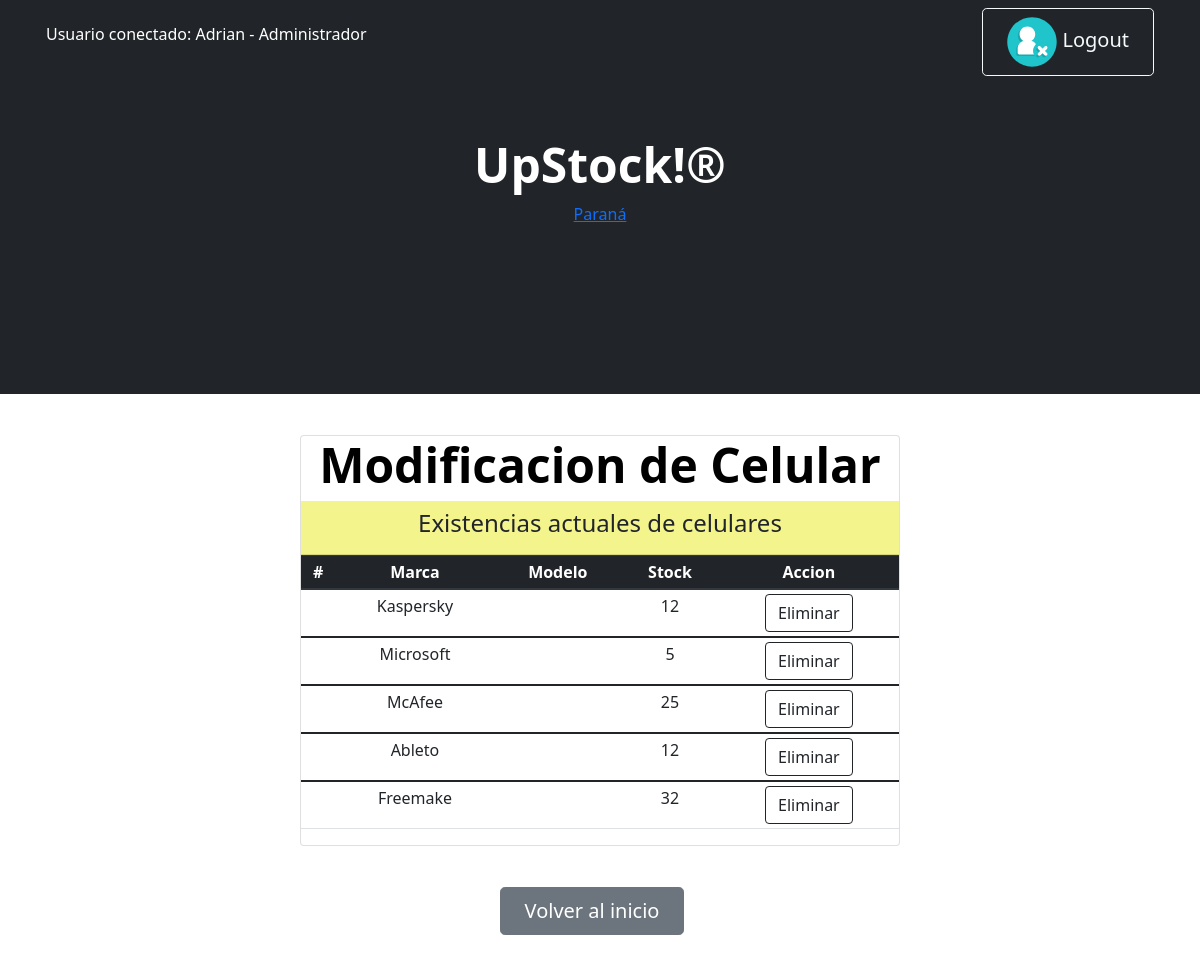
Page /upstock/show_soft_del/ (signed in) on the committed database.
### Miapp/models.py (models this page shows, shortened)
class Software (models.Model):
    tipo= models.CharField (max_length=50)
    marca= models.CharField (max_length=50)
    stock= models.IntegerField()

### Miapp/views.py (the view)
# urls.py: path('show_soft_del/',show_soft_del,name="show_soft_del"),
@permission_required('Miapp.delete_software', raise_exception=True)
@login_required(login_url='Inicio')
def show_soft_del(request):
    lista=Software.objects.all()
    return render(request,"show_soft_del.html",{"Software":lista})

### Miapp/templates/show_soft_del.html
{% extends 'padre.html' %}
{% load static %}
{% block Contenido_cambiante %}
<h1 class="display-5 fw-bolder text-black mb-2"> Modificacion de Celular</h1>
<div class="card-header" style="background-color: rgba(244, 244, 136, 0.957);">
  <h4>Existencias actuales de celulares</h4>
</div>
    <table class="table table-sm">
        <thead class="thead-dark">
          <tr>
            <th scope="col">#</th>
            <th scope="col">Marca</th>
            <th scope="col">Modelo</th>
            <th scope="col">Stock</th>
            <th scope="col">Accion</th>
          </tr>
        </thead>
        {% for items in Software %}
        <tbody>
          <tr>
            <th scope="row">{{celus.id}}</th>
            <td>{{items.marca}}</td>
            <td>{{items.modelo}}</td>
            <td>{{items.stock}}</td>
            <td><div><form action="{% url 'eliminar_software' items.id %}" method="POST">{% csrf_token %}
                <button class="btn btn-outline-dark">Eliminar</button>
            </form></div></td>
          </tr>
        </tbody>
        {% endfor %}
    </table>
    {% endblock %}

### Miapp/templates/padre.html (shortened to what this page needs)
<!DOCTYPE html>
<html lang="en">
    <head>
        {% load static %}
        <link rel="stylesheet" href="https://cdn.jsdelivr.net/npm/bootstrap@4.0.0/dist/css/bootstrap.min.css"
>
        <link href="https://cdn.jsdelivr.net/npm/bootstrap-icons@1.4.1/font/bootstrap-icons.css" rel="stylesheet" />
        <link href="{%static 'css/styles.css'%}" rel="stylesheet" />
    </head>
    <body id="divconfondo">
            <nav class="navbar navbar-expand-lg navbar-dark bg-dark">
            <div class="container px-3">
            {% if user.is_authenticated %}
                    <p style="color:white"> Usuario conectado: {{user.username}} - {{user.groups.all.0}}</p>
                    <a class="btn btn-outline-light btn-lg px-4" href="{% url 'Logout' %}"> <img class="icon input-icon" src="{% static 'assets/logout.svg' %}" alt=""> Logout</a>
            {% endif %}
        </nav>
        <header class="bg-dark py-1">
            <div class="container px-1">
                <div class="row  justify-content-center">
                    <div class="col-lg-6">
                        <div class="text-center my-5">
                            <h1 class="display-5 fw-bolder text-white mb-2">UpStock!®</h1>
                                 <div id="tw_19_1704680239">
                                <div style="width:120px; height:140px; margin: 0 auto;">
                                <a href="https://hotelmix.es/time/parana-30036">Paraná</a><br/></div></div>
                        </div>
                    </div>
                </div>
            </div>
        </header>
        <div class="text-center py-3"  >
            <div id="tarjeta" class="card">
                {% block Contenido_cambiante %}
                {% endblock Contenido_cambiante %}
            </div>
        </div>
        <div id="botoninicio" class="text-center">
    <a class="btn btn-secondary btn-lg px-4 me-sm-3" href="{% url 'Inicio'%}">Volver al inicio</a>
    </div>

### rows in the picture
Software: marca "Kaspersky", stock "12"
Software: marca "Microsoft", stock "5"
Software: marca "McAfee", stock "25"
Software: marca "Ableto", stock "12"
Software: marca "Freemake", stock "32"

### other values in the picture
{{ user.username }} "Adrian"
{{ user.groups.all.0 }} "Administrador"
